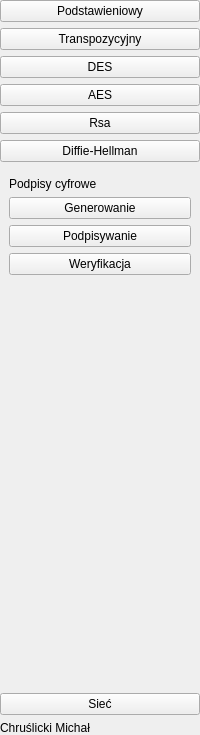
     <widget class="QWidget" name="widget" native="true">
      <layout class="QVBoxLayout" name="verticalLayout">
       <property name="leftMargin">
        <number>0</number>
       </property>
       <property name="topMargin">
        <number>0</number>
       </property>
       <property name="rightMargin">
        <number>0</number>
       </property>
       <property name="bottomMargin">
        <number>0</number>
       </property>
       <item>
        <widget class="QPushButton" name="podstawieniowy_pushButton">
         <property name="text">
          <string>Podstawieniowy</string>
         </property>
        </widget>
       </item>
       <item>
        <widget class="QPushButton" name="transpozycyjny_pushButton">
         <property name="text">
          <string>Transpozycyjny</string>
         </property>
        </widget>
       </item>
       <item>
        <widget class="QPushButton" name="des_pushButton">
         <property name="text">
          <string>DES</string>
         </property>
        </widget>
       </item>
       <item>
        <widget class="QPushButton" name="aes_pushButton">
         <property name="text">
          <string>AES</string>
         </property>
        </widget>
       </item>
       <item>
        <widget class="QPushButton" name="rsa_pushButton">
         <property name="text">
          <string>Rsa</string>
         </property>
        </widget>
       </item>
       <item>
        <widget class="QPushButton" name="diffieHellman_pushButton">
         <property name="text">
          <string>Diffie-Hellman</string>
         </property>
        </widget>
       </item>
       <item>
        <widget class="QWidget" name="widget_6" native="true">
         <layout class="QVBoxLayout" name="verticalLayout_20">
          <item>
           <widget class="QLabel" name="label_41">
            <property name="text">
             <string>Podpisy cyfrowe</string>
            </property>
           </widget>
          </item>
          <item>
           <widget class="QPushButton" name="generateSignature_pushButton">
            <property name="text">
             <string>Generowanie</string>
            </property>
           </widget>
          </item>
          <item>
           <widget class="QPushButton" name="signDocumen_pushButton">
            <property name="text">
             <string>Podpisywanie</string>
            </property>
           </widget>
          </item>
          <item>
           <widget class="QPushButton" name="verifySignature_pushButton">
            <property name="text">
             <string>Weryfikacja</string>
            </property>
           </widget>
          </item>
         </layout>
        </widget>
       </item>
       <item>
        <spacer name="verticalSpacer">
         <property name="orientation">
          <enum>Qt::Orientation::Vertical</enum>
         </property>
         <property name="sizeHint" stdset="0">
          <size>
           <width>20</width>
           <height>403</height>
          </size>
         </property>
        </spacer>
       </item>
       <item>
        <widget class="QPushButton" name="siec_pushButton">
         <property name="text">
          <string>Sieć</string>
         </property>
        </widget>
       </item>
       <item>
        <widget class="QLabel" name="label_15">
         <property name="text">
          <string>Chruślicki Michał</string>
         </property>
        </widget>
       </item>
      </layout>
     </widget>
